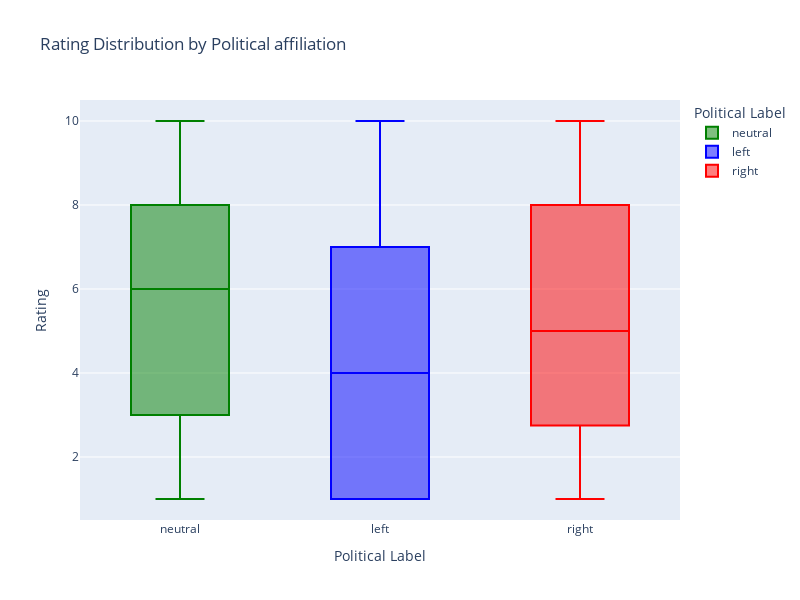

The cell this chart's notebook holds for it:
### Code cell
custom_show_fig(plot_box_plot_rating_politics(df_reviews_predicted).update_layout(width=800, height=600))

### Figure 1 — Plotly figure (JSON) as saved in the notebook; plotly's stock layout.template omitted (floating-point values rounded to 4 significant figures; data arrays with more than 128 entries replaced by an {"elided": "..."} marker saying what was removed)
{"data": [{"alignmentgroup": "True", "hovertemplate": "Political Label=%{x}<br>Rating=%{y}<extra></extra>", "legendgroup": "neutral", "marker": {"color": "green"}, "name": "neutral", "notched": false, "offsetgroup": "neutral", "orientation": "v", "showlegend": true, "x": {"elided": "1811 str values"}, "x0": " ", "xaxis": "x", "y": {"elided": "1811 float values"}, "y0": " ", "yaxis": "y", "type": "box"}, {"alignmentgroup": "True", "hovertemplate": "Political Label=%{x}<br>Rating=%{y}<extra></extra>", "legendgroup": "left", "marker": {"color": "blue"}, "name": "left", "notched": false, "offsetgroup": "left", "orientation": "v", "showlegend": true, "x": {"elided": "540 str values"}, "x0": " ", "xaxis": "x", "y": {"elided": "540 float values"}, "y0": " ", "yaxis": "y", "type": "box"}, {"alignmentgroup": "True", "hovertemplate": "Political Label=%{x}<br>Rating=%{y}<extra></extra>", "legendgroup": "right", "marker": {"color": "red"}, "name": "right", "notched": false, "offsetgroup": "right", "orientation": "v", "showlegend": true, "x": {"elided": "364 str values"}, "x0": " ", "xaxis": "x", "y": {"elided": "364 float values"}, "y0": " ", "yaxis": "y", "type": "box"}], "layout": {"xaxis": {"anchor": "y", "domain": [0.0, 1.0], "title": {"text": "Political Label"}, "categoryorder": "array", "categoryarray": ["neutral", "left", "right"], "fixedrange": true}, "yaxis": {"anchor": "x", "domain": [0.0, 1.0], "title": {"text": "Rating"}, "fixedrange": true}, "legend": {"title": {"text": "Political Label"}, "tracegroupgap": 0}, "title": {"text": "Rating Distribution by Political affiliation"}, "boxmode": "overlay", "width": 800, "height": 600, "dragmode": false}}
